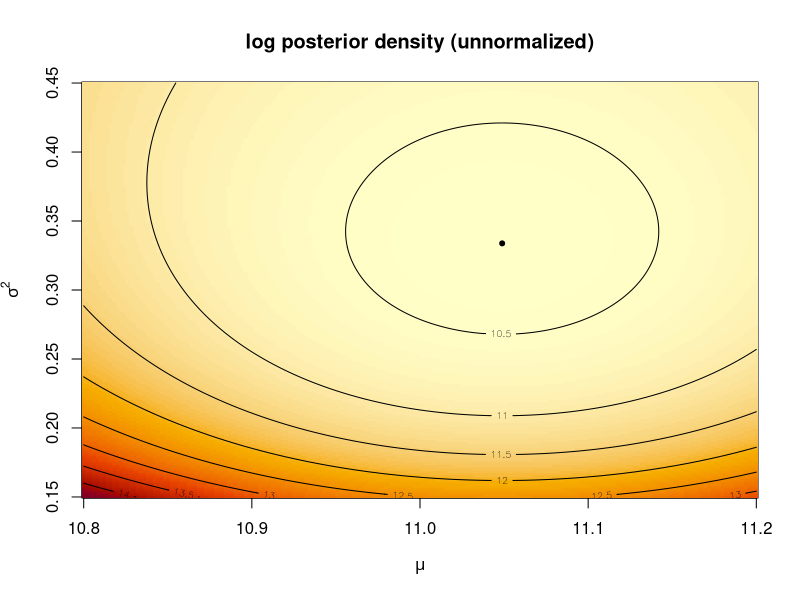

The R source for this figure:
# An example of finding the posterior mode
# (maximum a posteriori estimation)

# Data distribution: y_1, ..., y_n | mu, sigma^2
# ~ i.i.d. N(mu, sigma^2)
# Prior distribution: mu ~ U(10, 15)
# sigma^2 ~ N(0.5, 0.25) * I(sigma^2 > 0)
# Essentially a truncated normal with a
# different scaling constant

# Generate some synthetic data
# Normal with mean 11 and sd = 0.47
set.seed(7)
y = rnorm(10, mean = 11, sd = 0.47)

# create function for negative log unnormalized posterior
# takes the vector theta = (mu, sigma^2)
# and y = data.
# Note that because of the priors, mu must
# be between 10 and 15 and sigma^2 > 0.
# This isn't explicitly captured in the function
# We multiply the log posterior by -1 so that instead of
# trying to maximize the log unnormalized posterior, we minimize
# the negative log unnormalized posterior
nlup = function(theta, y) {
  mu = theta[1]
  sigma = sqrt(theta[2])
  obj = sum(dnorm(y, mean = mu, sd = sigma, log = TRUE)) +
    dunif(mu, 10, 15, log = TRUE) +
    dnorm(sigma^2, mean = 0.5, sd = 0.5, log = TRUE)
  -obj
}

# optim performs multi-dimensional optimization
# par - vector of starting values
# f - function to MINIMIZE. The first argument
# must be the argument you want to optimize over
# lower - the constraints on the lower bound
# upper - the constraints on the upper bound
# method - the optimization method. "L-BFGS-B"
# allows you to specify constraints
# control - a list of optional tuning parameters.
# The remaining arguments are the arguments that
# must be supplied to f.
optim(par = c(12.5, 1),
      f = nlup,
      lower = c(10.0001, 0.05),
      upper = c(14.9999, 2),
      method = "L-BFGS-B",
      y = y)

# nlminb is an alternative optimizer
# the purpose of each argument should be
# straightforward
(map = nlminb(start = c(12.5, 1),
              objective = nlup,
              lower = c(10.0001, 0.0001),
              upper = c(14.9999, 10),
              y = y))

# create sequence of values for mu and sigmasq
mymu = seq(10.8, 11.2, length = 200)
mysigmasq = seq(0.15, 0.45, length = 200)
# create grid
mytheta = expand.grid(mymu, mysigmasq)
# for each row of mytheta, plug it into nlup function
z = apply(mytheta, 1, function(theta) {
  nlup(theta, y = y)
})
# convert z to matrix for plotting
zmat = matrix(z, nrow = length(mymu))

# create heat map of objective surface
image(mymu, mysigmasq, zmat,
      col = hcl.colors(64, "YlOrRd", rev = TRUE),
      xlab = expression(mu), ylab = expression(sigma^2))
# add contours
contour(mymu, mysigmasq, zmat, add = TRUE)
# place point for posterior mode
points(map$par[1], map$par[2], pch = 20)
title("log posterior density (unnormalized)")
